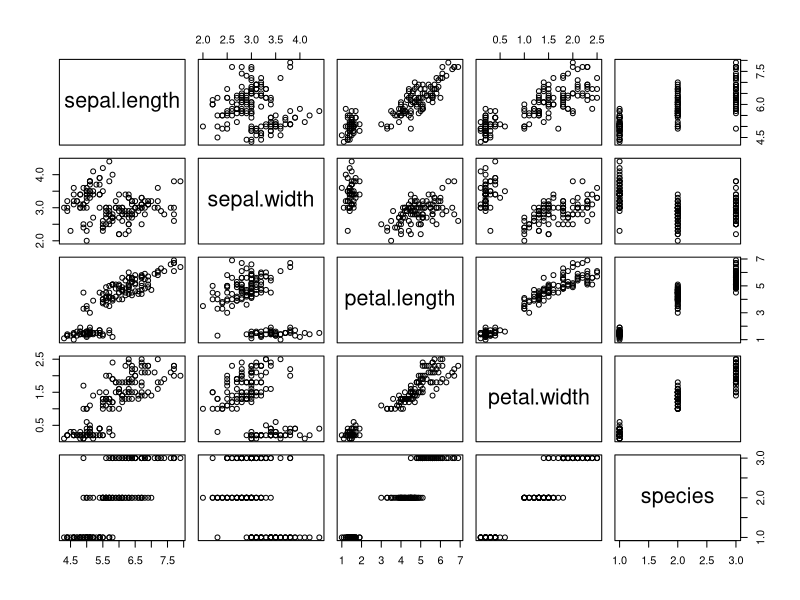
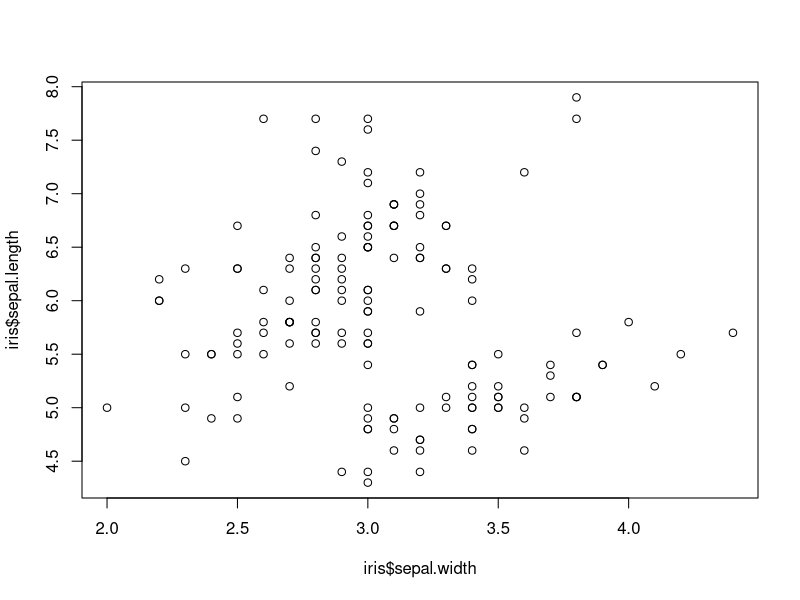
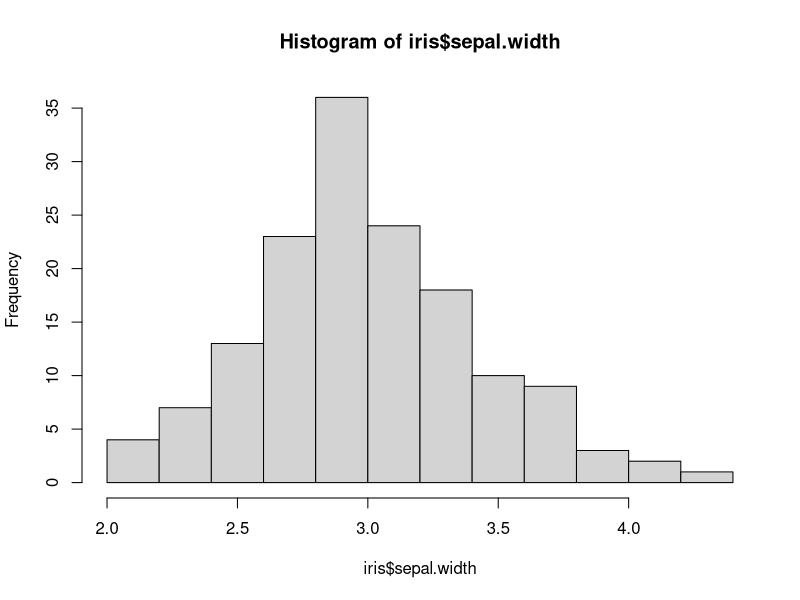

Generate these figures, in order, with R:
## ---- chunk 1
library(datasets)
data(iris)
summary(iris)

## ---- chunk 2
library(datasets)
data(iris)
summary(iris$Sepal.Length)

## ---- chunk 3
names(iris) <- tolower(names(iris))
library(dplyr)
## ---- chunk 4
virginica <- filter(iris, species == "virginica")
head(virginica)
## ---- chunk 5
sepalLength6 <- filter(iris, species == "virginica", sepal.length > 6)
tail(sepalLength6)

## ---- chunk 6
selected <- select(iris, sepal.length, sepal.width, petal.length)
selected2 <- select(iris, sepal.length:petal.length)
head(selected, 3)


## ---- chunk 7
identical(selected, selected2)
## ---- chunk 8
newCol <- mutate(iris, greater.half = sepal.width > 0.5 * sepal.length)
tail(newCol)

## ---- chunk 9
newCol <- arrange(newCol, petal.width)
head(newCol)
## ---- chunk 10
arr.virg <- newCol %>% filter(species == "virginica") %>%
  arrange(sepal.width)
arr.virg[30:35,] 

## ---- chunk 11
summarise(arr.virg, mean.length = mean(sepal.length, na.rm = TRUE))
## ---- chunk 12
plot(iris)
## ---- chunk 13
plot(iris$sepal.width, iris$sepal.length)
## ---- chunk 14
hist(iris$sepal.width)
